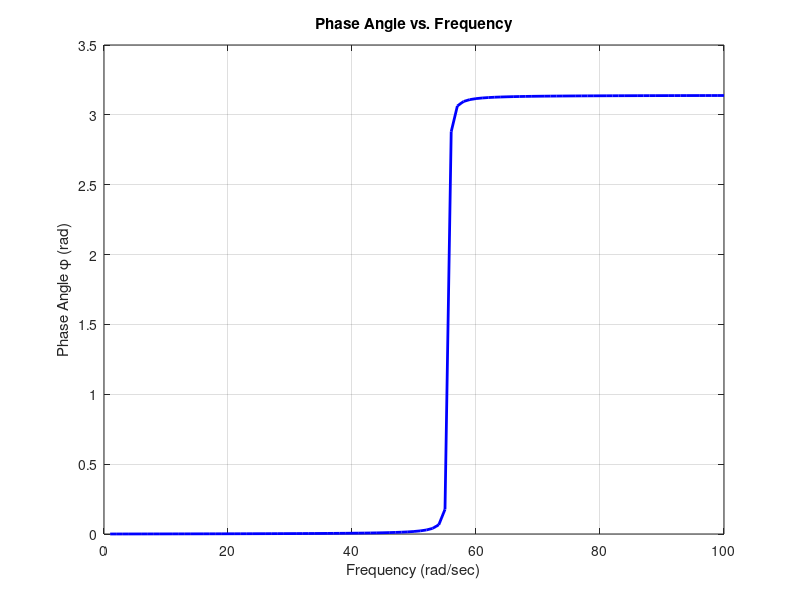
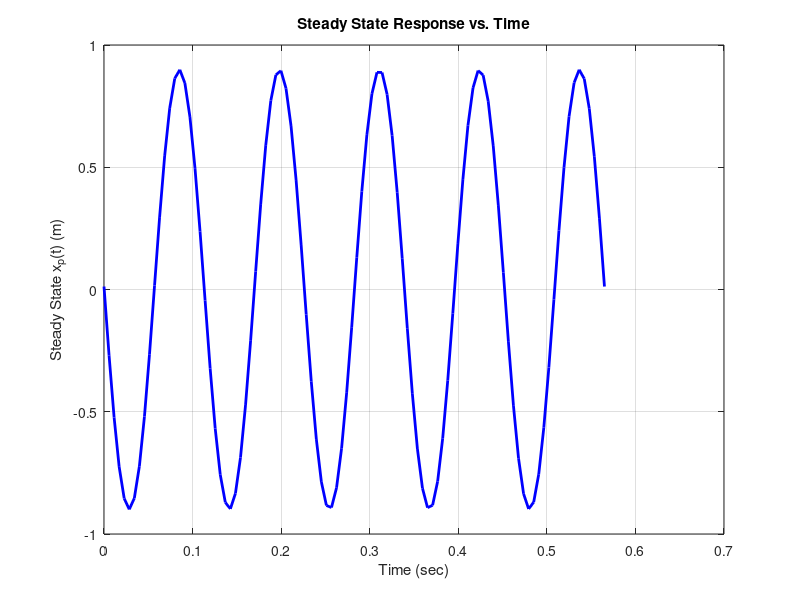
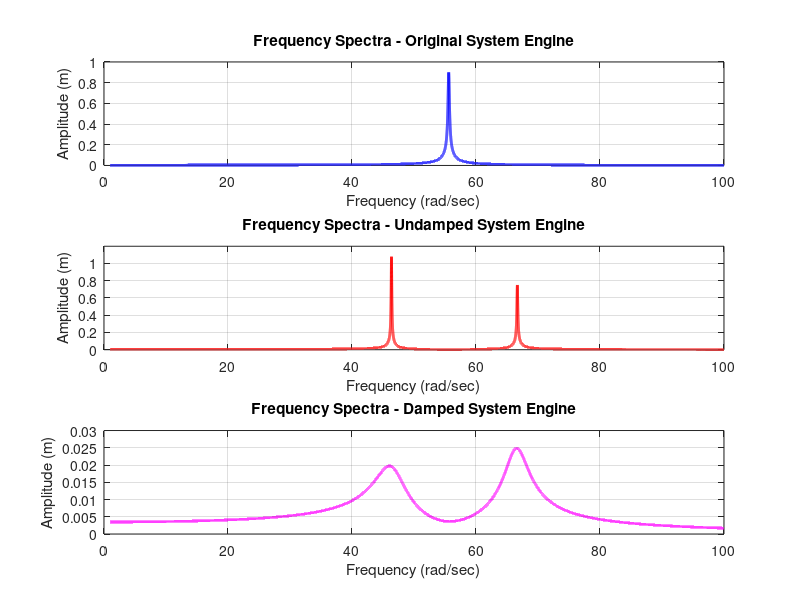
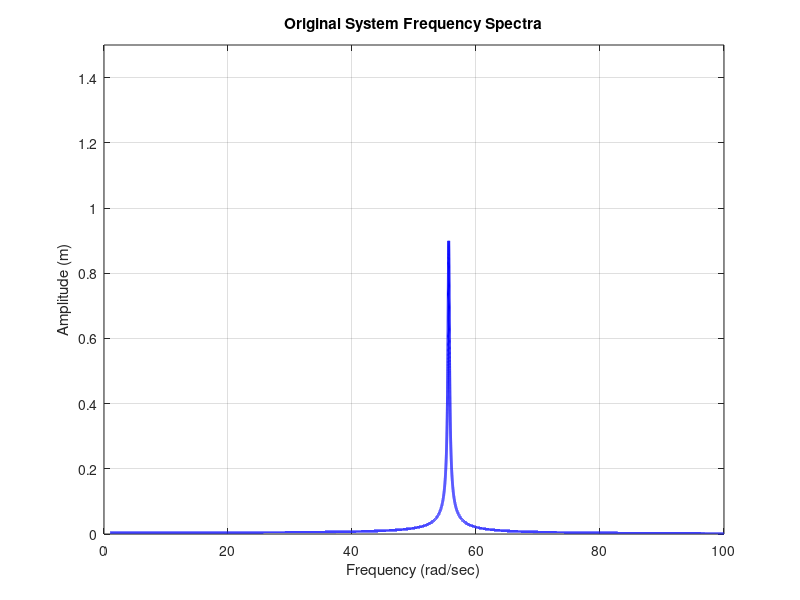

These figures' MATLAB source, in order:
%% Problem Setup
 
%% Given Values
 
m1 = 150; %lbm
l = 100; %in
a = 20; %in
t = 0.5; %in
E = 30e6; %psi
c1 = 1; %lbf-s/ft
F0 = 50; %lbf
%wop = 50:60; %rad/s (range)
 
%% Conversions
 
m1 = m1/32.2; %lbm to slugs
l = l/12; %in to ft
a = a/12; %in to ft
t = t/12; %in to ft
E = E*144; %psi to lbf/ft^2
 
%% Part I #1
 
 
% Find k
k1 = 16*E*a*(t^3)/(l^3); %lbf/ft
 
% Frequency Response
 
wop = 1:.001:100;
xtilde1 = zeros(1,100);
x1 = 1:.001:100;
counter = 1;
 
for i = 1:.001:100
    
    xtilde1(counter) = F0./sqrt( (k1-m1*(i.^2)).^2+(c1*i).^2 );
    
    counter = counter + 1;
 
end
 
% Phase Angle
 
phi1 = zeros(1, 100);
counter = 1;
 
for i = 1:100
    
    phi1(counter) = atan( (c1*i)/(k1-m1*(i.^2)) );
    
    if (k1-m1*(i.^2)) < 0
       phi1(i) = phi1(i) + pi;
    end
    counter = counter + 1;
    
end  
 
%% Plots
 
% Phase Angle
 
x1_phi = 1:100;
 
figure(1);
plot(x1_phi, phi1, 'b','LineWidth',2,'MarkerSize', 15);
xlabel('Frequency (rad/sec)');
ylabel('Phase Angle {\phi} (rad)');
title('Phase Angle vs. Frequency');
grid on;
 
%% Part I #2
 
% Given Values
w = 55.6; %rad/s
time = linspace(0,10*pi/w,100); %sec
 
% Steady-State Response
xtilde1_state = F0/sqrt( (k1-m1*(w^2))^2+(c1*w)^2 );
phi1_state = atan( (c1*w)/(k1-m1*(w^2)) );
xp1 = xtilde1_state * exp(1i*(w*time-phi1_state));
 
 
%% Plot
 
% Steady State
 
figure(2);
plot(time, xp1, 'b','LineWidth',2,'MarkerSize', 15);
xlabel('Time (sec)');
ylabel('Steady State x_{p}(t) (m)');
title('Steady State Response vs. Time');
grid on;
 
%% Part II 
 
% Givens
 
w = 55.6; %rad/sec
m2 = 20/32.2; %lbm to slugs
k2 = m2*(w^2); %lbf/ft
 
% Impedance Matrix
 
%Z11 =  -m1*(w^2) + k1 + k2 + 1i*w*c1;
%Z12 = -k2;
%Z21 = Z12;
%Z22 = -m2*(w^2) + k2;
 
% Xtilde
 
%xtilde21 = ( Z22*F0 ) / ( Z11*Z22 - (Z12^2) );
%xtilde22 = ( -Z21*F0 ) / ( Z11*Z22 - (Z12^2) );
 
 
wop = 1:.001:100;
xtilde21 = zeros(1,100);
xtilde22 = zeros(1,100);
x1 = 1:.001:100;
counter = 1;
 
for i = 1:.001:100
    
    Z11 =  -m1*(i.^2) + k1 + k2 + 1i*i*c1;
    Z12 = -k2;
    Z21 = Z12;
    Z22 = -m2*(i.^2) + k2;
    
    xtilde21(counter) = ( Z22*F0 ) / ( Z11*Z22 - (Z12^2) );
    xtilde22(counter) = ( -Z21*F0 ) / ( Z11*Z22 - (Z12^2) );
 
    counter = counter +1;
 
end
 
xtilde21 = abs(xtilde21);
xtilde22 = abs(xtilde22);
 
%% Part III
 
% Givens
c2 = 5; %lbf-s/ft
 
% Impedance Matrix
 
%Z11 =  -m1*(w^2) + k1 + k2 + 1i*w*(c1+c2);
%Z12 = -k2 - 1i*c2;
%Z21 = Z12;
%Z22 = -m2*(w^2) + k2 + 1i*w*c2;
 
% Xtilde
 
%xtilde31 = ( Z22*F0 ) / ( Z11*Z22 - (Z12^2) );
%xtilde32 = ( -Z21*F0 ) / ( Z11*Z22 - (Z12^2) );
 
wop = 1:.001:100;
xtilde31 = zeros(1,100);
xtilde32 = zeros(1,100);
x1 = 1:.001:100;
counter = 1;
 
for i = 1:.001:100
    
    Z11 =  -m1*(i.^2) + k1 + k2 + 1i*i*(c1+c2);
    Z12 = -k2 - 1i*c2;
    Z21 = Z12;
    Z22 = -m2*(i.^2) + k2 + 1i*i*c2;
 
    xtilde31(counter) = ( Z22*F0 ) / ( Z11*Z22 - (Z12^2) );
    xtilde32(counter) = ( -Z21*F0 ) / ( Z11*Z22 - (Z12^2) );
    
    counter = counter + 1;
end
 
xtilde31 = abs(xtilde31);
xtilde32 = abs(xtilde32);
 
%% Frequency Spectra of Systems (Fig.7)
 
figure(3);
 
subplot(3,1,1)
plot(x1,xtilde1, 'b','LineWidth',2,'MarkerSize', 15);
xlabel('Frequency (rad/sec)');
ylabel('Amplitude (m)');
title('Frequency Spectra - Original System Engine');
ylim([0,1]);
grid on;
 
subplot(3,1,2)
plot(x1,xtilde21, 'r','LineWidth',2,'MarkerSize', 15);
xlabel('Frequency (rad/sec)');
ylabel('Amplitude (m)');
title('Frequency Spectra - Undamped System Engine');
ylim([0,1.2]);
grid on;
 
subplot(3,1,3)
plot(x1,xtilde31, 'm','LineWidth',2,'MarkerSize', 15);
xlabel('Frequency (rad/sec)');
ylabel('Amplitude (m)');
title('Frequency Spectra - Damped System Engine');
ylim([0,0.03]);
grid on;
 
%% System Amps Separate
 
figure(4);
plot(x1,xtilde1, 'b','LineWidth',2,'MarkerSize', 15);
hold on;
xlabel('Frequency (rad/sec)');
ylabel('Amplitude (m)');
title('Original System Frequency Spectra');
ylim([0,1.5]);
grid on;
 
figure(5);
plot(x1,xtilde21, 'b','LineWidth',2,'MarkerSize', 15);
xlabel('Frequency (rad/sec)');
ylabel('Amplitude (m)');
title('Undamped System Frequency Spectra');
ylim([0,1.5]);
grid on;
 
figure(6);
plot(x1,xtilde31, 'b','LineWidth',2,'MarkerSize', 15);
xlabel('Frequency (rad/sec)');
ylabel('Amplitude (m)');
title('Damped System Frequency Spectra');
ylim([0,1.5]);
grid on;
 
%% Damped & Un-damped Plots (Fig.8)
 
figure(7);
 
subplot(2,1,1)
plot(x1,xtilde22, 'b','LineWidth',2,'MarkerSize', 15);
xlabel('Frequency (rad/sec)');
ylabel('Amplitude (m)');
title('Undamped Absorber');
ylim([0,4]);
grid on;
 
subplot(2,1,2)
plot(x1,xtilde32, 'r','LineWidth',2,'MarkerSize', 15);
xlabel('Frequency (rad/sec)');
ylabel('Amplitude (m)');
title('Damped Absorber');
ylim([0,0.07]);
grid on;
 
%% Absorber Amps Separate
 
figure(8);
plot(x1,xtilde22, 'b','LineWidth',2,'MarkerSize', 15);
xlabel('Frequency (rad/sec)');
ylabel('Amplitude (m)');
title('Undamped Absorber Frequency Spectra');
ylim([0,1.5]);
grid on;
 
figure(9);
plot(x1,xtilde32, 'b','LineWidth',2,'MarkerSize', 15);
xlabel('Frequency (rad/sec)');
ylabel('Amplitude (m)');
title('Damped Absorber Frequency Spectra');
ylim([0,1.5]);
grid on;
